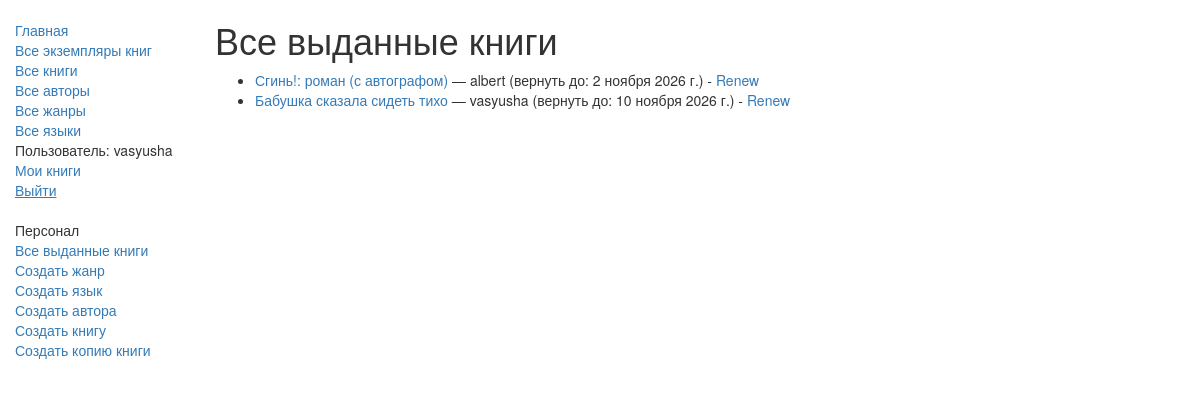
Before: /catalog/all-borrowed/ (signed in) with the older database file.
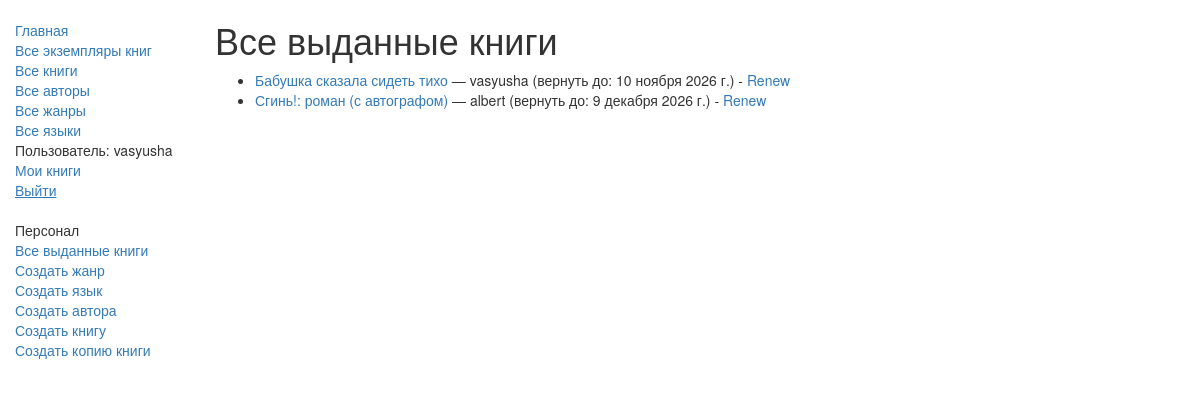
After: the same page with the newer database file.
### catalog/models.py (models this page shows, shortened)
class BookInstance(models.Model):
    id = models.UUIDField(
        primary_key=True,
        default=uuid.uuid4,
        help_text="Уникальный ID для конкретного экземпляра во всей библиотеке"
    )
    book = models.ForeignKey(
        Book,
        on_delete=models.SET_NULL,
        null=True,
        verbose_name="Книга"
    )
    imprint = models.CharField(max_length=200, verbose_name="Издательство")
    due_back = models.DateField(verbose_name="Дата возврата", null=True, blank=True)
    borrower = models.ForeignKey(
        User,
        on_delete=models.SET_NULL,
        null=True,
        blank=True,
        verbose_name="Читатель"
    )
    LOAN_STATUS = (
        ('m', 'На обслуживании'),
        ('o', 'Выдана'),
        ('a', 'Доступна'),
        ('r', 'Забронирована'),
    )
    status = models.CharField(
        max_length=1,
        choices=LOAN_STATUS,
        blank=True,
        default='m',
        verbose_name="Статус",
        help_text='Доступность книги'
    )
    class Meta:
        ordering = ["due_back"]
        verbose_name = "Экземпляр книги"
        verbose_name_plural = "Экземпляры книг"
        permissions = (("can_mark_returned", "Отметить книгу как возвращенную"),)

class Book(models.Model):
    title = models.CharField(max_length=200, verbose_name="Название")
    author = models.ForeignKey(
        Author,
        on_delete=models.SET_NULL,
        null=True,
        verbose_name="Автор"
    )
    summary = models.TextField(
        max_length=1000,
        verbose_name="Аннотация",
        help_text="Введите краткое описание книги"
    )
    isbn = models.CharField(
        max_length=13,
        verbose_name="ISBN",
        help_text='13 символов <a href="https://www.isbn-international.org/content/what-isbn">ISBN номер</a>'
    )
    genre = models.ManyToManyField(
        Genre,
        verbose_name="Жанр",
        help_text="Выберите жанр для этой книги"
    )
    language = models.ForeignKey(
        Language,
        on_delete=models.SET_NULL,
        null=True,
        verbose_name="Язык"
    )
    class Meta:
        verbose_name = "Книга"
        verbose_name_plural = "Книги"
    def display_genre(self):
        return ', '.join([genre.name for genre in self.genre.all()[:3]])
    display_genre.short_description = 'Жанр'
    def get_absolute_url(self):
        return reverse('book-detail', args=[str(self.id)])

### catalog/views.py (the view)
# urls.py: path('all-borrowed/', views.LoanedBooksAllListView.as_view(), name='all-borrowed'),
class LoanedBooksAllListView(PermissionRequiredMixin, generic.ListView):
    model = BookInstance
    template_name = 'catalog/bookinstance_list_borrowed.html'
    permission_required = 'catalog.can_mark_returned'
    paginate_by = 10
    def get_queryset(self):
        return BookInstance.objects.filter(
            status__exact='o'
        ).order_by('due_back')

### catalog/templates/catalog/bookinstance_list_borrowed.html
{% extends "base_generic.html" %}
{% block content %}
<h1>Все выданные книги</h1>
{% if bookinstance_list %}
<ul>
    {% for bookinst in bookinstance_list %}
    <li>
        <a href="{{ bookinst.book.get_absolute_url }}">
            {{ bookinst.book.title }}
        </a>
        — {{ bookinst.borrower }}
        (вернуть до: {{ bookinst.due_back }})
        {% if perms.catalog.can_mark_returned %} -
        <a href="{% url 'renew-book-librarian' bookinst.id %}">Renew</a>
        {% endif %}
    </li>
    {% endfor %}
</ul>
{% else %}
<p>Нет выданных книг.</p>
{% endif %}
{% endblock %}

Changed rows visible on the page:
shown differently, row unchanged: BookInstance "10 ноября 2026 г.": moves up the list
changed BookInstance "Сгинь!: роман (с автографом)": due_back "2 ноября 2026 г." → "9 декабря 2026 г."
